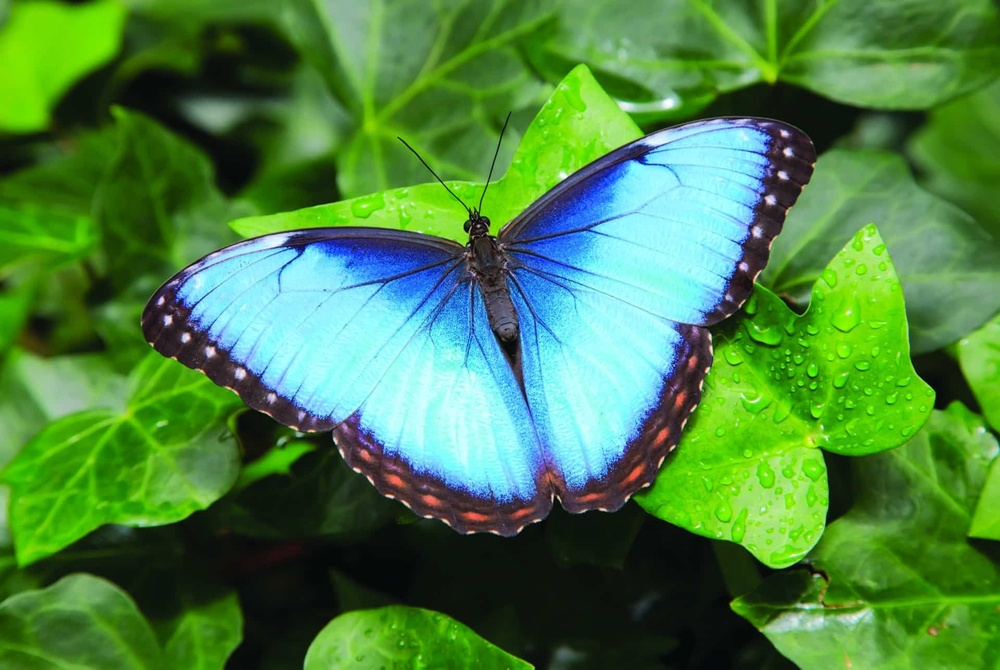
#> input picture butterfly.jpg, 1000 x 670 px, shrunk from 1920 x 1286 before the run
$ python image.py
#> lines starting #> are read from the running program, lines starting #| are printed output that depends on the picture
import cv2
import numpy as np
import os


def encrypt_image(image_path, key):
#> called with image_path = 'butterfly.jpg', key = 123
    if not os.path.exists(image_path):
        raise FileNotFoundError(f"Image file '{image_path}' not found.")

    image = cv2.imread(image_path)
#> image is the input picture: shape (670, 1000, 3); mean B, G, R 68.7, 131.7, 75.3
    if image is None:
        raise ValueError("Error loading image. Ensure the image file is valid and accessible.")

    encrypted_image = image.copy()
    rows, cols, channels = image.shape
#> rows = 670; cols = 1000; channels = 3

    for i in range(rows):
        for j in range(cols):
            for k in range(channels):
                encrypted_image[i, j, k] = image[i, j, k] ^ key  # XOR operation
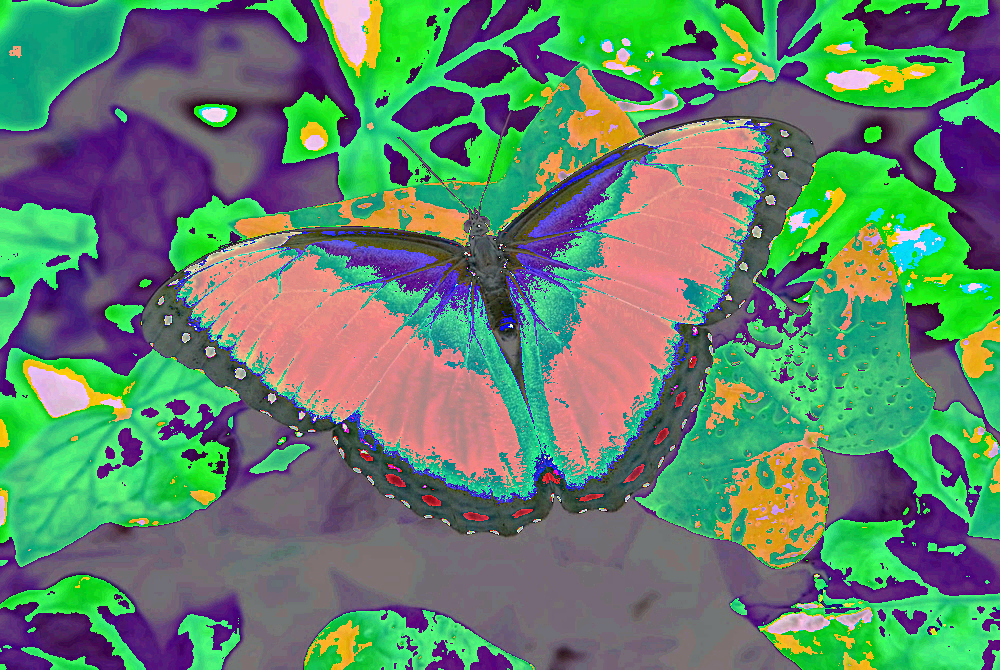
#> encrypted_image: shape (670, 1000, 3); mean B, G, R 107.2, 131.4, 96.8

    encrypted_path = "encrypted_image.png"
    cv2.imwrite(encrypted_path, encrypted_image)
    print(f"Encrypted image saved as {encrypted_path}")
    return encrypted_path


def decrypt_image(encrypted_path, key):
#> called with encrypted_path = 'encrypted_image.png', key = 123
    if not os.path.exists(encrypted_path):
        raise FileNotFoundError(f"Encrypted image file '{encrypted_path}' not found.")

    encrypted_image = cv2.imread(encrypted_path)
    if encrypted_image is None:
        raise ValueError("Error loading encrypted image. Ensure the file is valid and accessible.")

    decrypted_image = encrypted_image.copy()
    rows, cols, channels = encrypted_image.shape
#> rows = 670; cols = 1000; channels = 3

    for i in range(rows):
        for j in range(cols):
            for k in range(channels):
                decrypted_image[i, j, k] = encrypted_image[i, j, k] ^ key  # XOR decryption

    decrypted_path = "decrypted_image.png"
    cv2.imwrite(decrypted_path, decrypted_image)
    print(f"Decrypted image saved as {decrypted_path}")
    return decrypted_path


# Example usage:
key = 123  # Encryption key (should be same for encryption and decryption)
image_path = "butterfly.jpg"
if os.path.exists(image_path):
    encrypted_path = encrypt_image(image_path, key)
    decrypt_image(encrypted_path, key)
else:
    print(f"Error: Image file '{image_path}' does not exist.")
